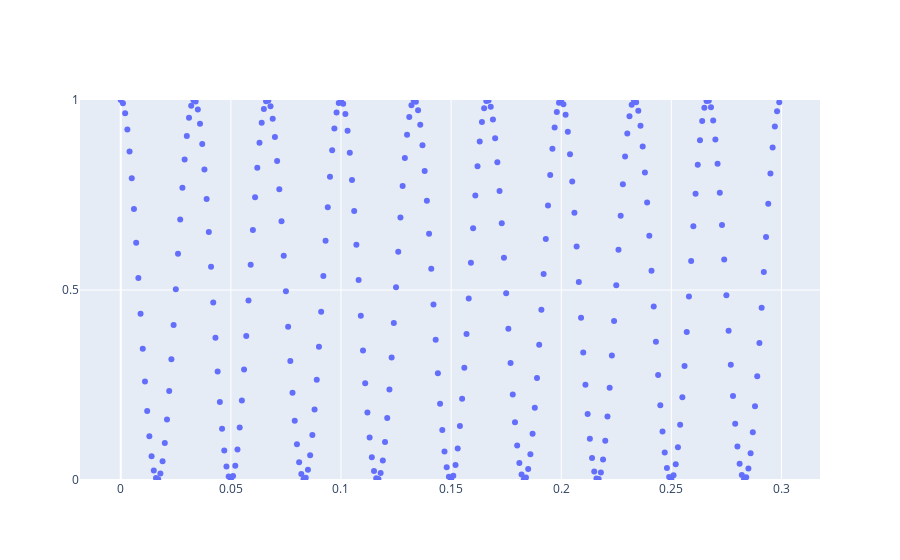

Notebook source saved alongside this figure:
### Code cell
fig = go.Figure()

fig.add_trace(go.Scatter(x=ndData[:, 0], y=ndData[:, 1], mode='markers'))

fig.update_yaxes(
    range=[0, 1.0],
    dtick=0.5,
)


fig.show()

### Figure 1 — Plotly figure (JSON) as saved in the notebook; plotly's stock layout.template omitted (floating-point values rounded to 4 significant figures; data arrays with more than 128 entries replaced by an {"elided": "..."} marker saying what was removed)
{"data": [{"mode": "markers", "type": "scatter", "x": {"elided": "300 float values"}, "y": {"elided": "300 float values"}}], "layout": {"yaxis": {"dtick": 0.5, "range": [0, 1]}}}
